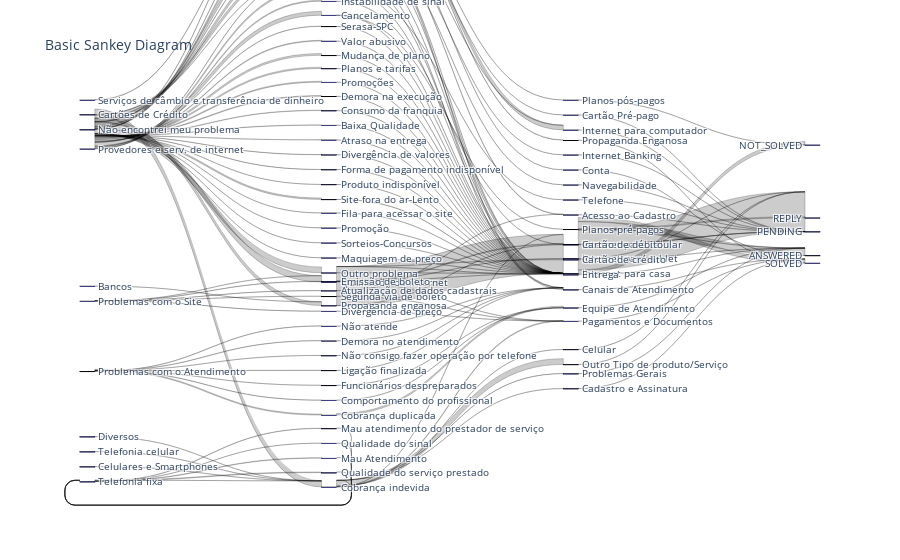

The code cell stored with this chart in its notebook:
### Code cell
fig = go.Figure(data=[go.Sankey(
    valueformat = ".0f",
    valuesuffix = "TWh",
    node = dict(
      pad = 15,
      thickness = 15,
      line = dict(color = "black", width = 0.5),
      label = allItens,
      color = "blue"
    ),
    link = dict(
      source = origin, # indices correspond to labels, eg A1, A2, A1, B1, ...
      target = dest,
      value = value
  ))])

fig.update_layout(title_text="Basic Sankey Diagram", font_size=10)
fig.show()

### Figure 1 — Plotly figure (JSON) as saved in the notebook; plotly's stock layout.template omitted (floating-point values rounded to 4 significant figures; data arrays with more than 128 entries replaced by an {"elided": "..."} marker saying what was removed)
{"data": [{"link": {"source": {"elided": "150 int values"}, "target": {"elided": "150 int values"}, "value": {"elided": "150 int values"}}, "node": {"color": "blue", "label": ["Provedores e serv. de internet", "Não encontrei meu problema", "Telefonia fixa", "Problemas com o Atendimento", "Diversos", null, "Telefonia celular", "Celulares e Smartphones", "Problemas com o Site", "Serviços de câmbio e transferência de dinheiro", "Bancos", "Cartões de Crédito", "Propaganda enganosa", "Qualidade da internet", "Cobrança indevida", "Mau atendimento no SAC", "Cancelamento", "Cobrança duplicada", "Problemas na finalização da compra", null, "Dificuldade de cadastro", "Problema com equipamento fornecido", "Não consigo cancelar", "Mudança de plano", "Qualidade do serviço prestado", "Pagamento automático", "Instabilidade de sinal", "Valor abusivo", "Serasa-SPC", "Mau Atendimento", "Login-Senha", "Planos e tarifas", "Estorno do valor pago", "Qualidade do sinal", "Produto errado", "Mau atendimento do prestador de serviço", "Outro problema", "Site fora do ar-Lento", "Promoções", "Demora na execução", "Consumo da franquia", "Baixa Qualidade", "Não atende", "Demora no atendimento", "Emissão de boleto", "Atraso na entrega", "Não consigo fazer operação por telefone", "Divergência de valores", "Funcionários despreparados", "Segunda via de boleto", "Comportamento do profissional", "Forma de pagamento indisponível", "Produto indisponível", "Divergência de preço", "Atualização de dados cadastrais", "Fila para acessar o site", "Promoção", "Sorteios-Concursos", "Ligação finalizada", "Maquiagem de preço", "Internet para casa", "Telefonia fixa", "Pagamentos e Documentos", "Canais de Atendimento", "Equipe de Atendimento", "Problemas Gerais", null, "Acesso ao Cadastro", "Propaganda Enganosa", "Internet para computador", "Internet para celular", "Cadastro e Assinatura", "Celular", "Planos pós-pagos", "Cartão Pré-pago", "Planos pré-pagos", "Internet para tablet", "Outro Tipo de produto/Serviço", "Navegabilidade", "Cartão de débito", "Internet Banking", "Telefone", "Entrega", "Cartão de crédito", "Conta", "PENDING", "ANSWERED", "REPLY", "NOT_SOLVED", "SOLVED"], "line": {"color": "black", "width": 0.5}, "pad": 15, "thickness": 15}, "type": "sankey", "valueformat": ".0f", "valuesuffix": "TWh"}], "layout": {"font": {"size": 10}, "title": {"text": "Basic Sankey Diagram"}}}
